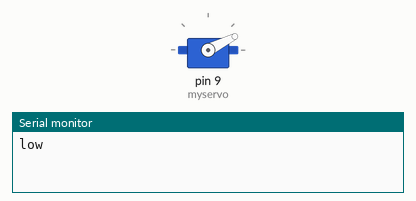
Recording of a sketch running on a simulated Arduino Uno, built with avr-gcc and run on an emulated ATmega328P. Parts: servo, the last lines printed to the serial monitor.

Above: at 0.05 s.
At 0.6 s:
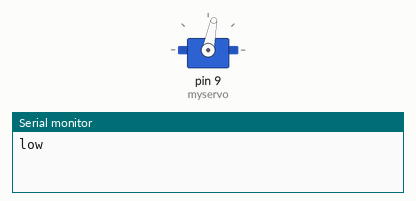
At 1.3 s:
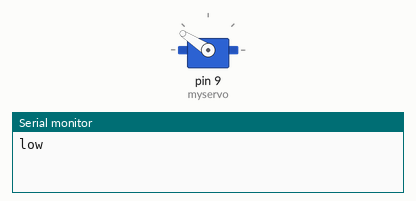
At 2.6 s:
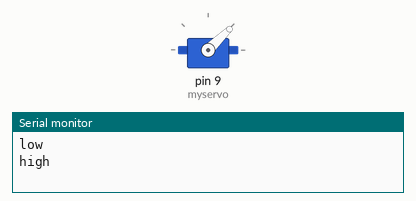
Timing chart, 0 to 6.5 s (numbered marks = the images above):
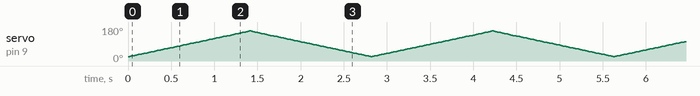

The sketch:

Servo_Test.ino
```cpp
#include <Servo.h>

int microStep = 20, currentStep = 780;
int low = 780, high = 2180, mid = (low+high)/2;

Servo myservo;
void setup() {
  // put your setup code here, to run once:
  myservo.attach(9);
  Serial.begin(9600);
}

void loop() {
  // put your main code here, to run repeatedly:
  //if (Serial.available() > 0) myservo.writeMicroseconds(Serial.parseInt());
  myservo.writeMicroseconds(currentStep);
  sweep();
}

void sweep(){
  if (currentStep <= low){
    microStep = 20;
    Serial.println("low");
  }
  if (currentStep >= high){
    microStep = -20;
    Serial.println("high");
  }
  currentStep += microStep;
  delay(20);
}
```
